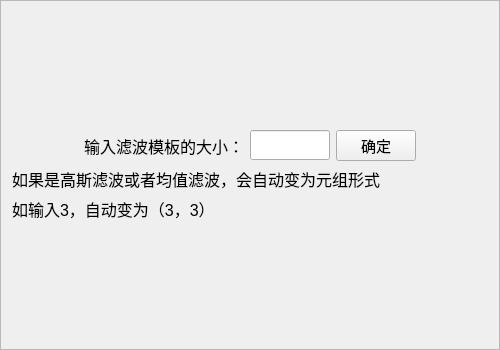
<?xml version="1.0" encoding="UTF-8"?>
<ui version="4.0">
 <class>Frame</class>
 <widget class="QFrame" name="Frame">
  <property name="geometry">
   <rect>
    <x>0</x>
    <y>0</y>
    <width>500</width>
    <height>350</height>
   </rect>
  </property>
  <property name="minimumSize">
   <size>
    <width>500</width>
    <height>350</height>
   </size>
  </property>
  <property name="maximumSize">
   <size>
    <width>500</width>
    <height>350</height>
   </size>
  </property>
  <property name="windowTitle">
   <string>滤波</string>
  </property>
  <property name="frameShape">
   <enum>QFrame::StyledPanel</enum>
  </property>
  <property name="frameShadow">
   <enum>QFrame::Raised</enum>
  </property>
  <layout class="QGridLayout" name="gridLayout">
   <item row="0" column="0">
    <spacer name="verticalSpacer_2">
     <property name="orientation">
      <enum>Qt::Vertical</enum>
     </property>
     <property name="sizeHint" stdset="0">
      <size>
       <width>20</width>
       <height>110</height>
      </size>
     </property>
    </spacer>
   </item>
   <item row="1" column="0">
    <layout class="QHBoxLayout" name="horizontalLayout">
     <item>
      <spacer name="horizontalSpacer">
       <property name="orientation">
        <enum>Qt::Horizontal</enum>
       </property>
       <property name="sizeHint" stdset="0">
        <size>
         <width>40</width>
         <height>20</height>
        </size>
       </property>
      </spacer>
     </item>
     <item>
      <widget class="QLabel" name="label">
       <property name="font">
        <font>
         <pointsize>12</pointsize>
        </font>
       </property>
       <property name="text">
        <string>输入滤波模板的大小：</string>
       </property>
      </widget>
     </item>
     <item>
      <widget class="QLineEdit" name="lineEdit">
       <property name="maximumSize">
        <size>
         <width>80</width>
         <height>30</height>
        </size>
       </property>
      </widget>
     </item>
     <item>
      <widget class="QPushButton" name="pushButton">
       <property name="font">
        <font>
         <pointsize>11</pointsize>
        </font>
       </property>
       <property name="text">
        <string>确定</string>
       </property>
      </widget>
     </item>
     <item>
      <spacer name="horizontalSpacer_2">
       <property name="orientation">
        <enum>Qt::Horizontal</enum>
       </property>
       <property name="sizeHint" stdset="0">
        <size>
         <width>40</width>
         <height>20</height>
        </size>
       </property>
      </spacer>
     </item>
    </layout>
   </item>
   <item row="2" column="0">
    <layout class="QVBoxLayout" name="verticalLayout">
     <item>
      <widget class="QLabel" name="label_2">
       <property name="font">
        <font>
         <pointsize>12</pointsize>
        </font>
       </property>
       <property name="text">
        <string>如果是高斯滤波或者均值滤波，会自动变为元组形式</string>
       </property>
      </widget>
     </item>
     <item>
      <widget class="QLabel" name="label_3">
       <property name="font">
        <font>
         <pointsize>12</pointsize>
        </font>
       </property>
       <property name="text">
        <string>如输入3，自动变为（3，3）</string>
       </property>
      </widget>
     </item>
    </layout>
   </item>
   <item row="3" column="0">
    <spacer name="verticalSpacer">
     <property name="orientation">
      <enum>Qt::Vertical</enum>
     </property>
     <property name="sizeHint" stdset="0">
      <size>
       <width>20</width>
       <height>110</height>
      </size>
     </property>
    </spacer>
   </item>
  </layout>
 </widget>
 <resources/>
 <connections>
  <connection>
   <sender>pushButton</sender>
   <signal>clicked()</signal>
   <receiver>Frame</receiver>
   <slot>close()</slot>
   <hints>
    <hint type="sourcelabel">
     <x>384</x>
     <y>146</y>
    </hint>
    <hint type="destinationlabel">
     <x>332</x>
     <y>302</y>
    </hint>
   </hints>
  </connection>
 </connections>
</ui>
